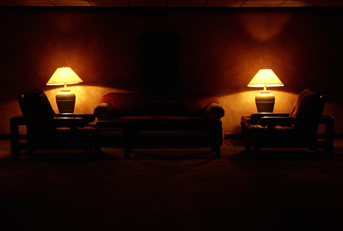
%> input picture Dataset/dataset5/Chair/chairs1.jpg, 343 x 231 px
$ octave --eval "result = laplacian_pyramid_layer(imread('../../../Dataset/dataset5/Chair/chairs1.jpg'));"   (GNU Octave 9; MATLAB toolbox functions it lacks are replaced by stand-ins)
%> lines starting %> are read from the running program, lines starting %| are printed output that depends on the picture
### method/zhengguo_Li17/deef-master/downsample.m
% Downsampling procedure.
%
% Arguments:
%   grayscale I image
%   downsampling filter 'filter', should be a 1D separable filter.
%   'border_mode' should be 'circular', 'symmetric', or 'replicate'. See 'imfilter'.
%
% If image width W is odd, then the resulting image will have width (W-1)/2+1,
% Same for height.
%
% tom.mertens@gmail.com, August 2007
%

function R = downsample(I, filter)

border_mode = 'symmetric';

% low pass, convolve with separable filter
R = imfilter(I,filter,border_mode);     %horizontal
R = imfilter(R,filter',border_mode);    %vertical

% decimate
r = size(I,1);
c = size(I,2);
R = R(1:2:r, 1:2:c, :);

### method/zhengguo_Li17/deef-master/upsample.m
% Upsampling procedure.
%
% Argments:
%   'I': greyscale image
%   'odd': 2-vector of binary values, indicates whether the upsampled image
%   should have odd size for the respective dimensions
%   'filter': upsampling filter
%
% If image width W is odd, then the resulting image will have width (W-1)/2+1,
% Same for height.
%
% tom.mertens@gmail.com, August 2007
%

function R = upsample(I,odd,filter)

% increase resolution
I = padarray(I,[1 1 0],'replicate'); % pad the image with a 1-pixel border
r = 2*size(I,1);
c = 2*size(I,2);
k = size(I,3);
R = zeros(r,c,k);
R(1:2:r, 1:2:c, :) = 4*I; % increase size 2 times; the padding is now 2 pixels wide

% interpolate, convolve with separable filter
R = imfilter(R,filter);     %horizontal
R = imfilter(R,filter');    %vertical

% remove the border
R = R(3:r - 2 - odd(1), 3:c - 2 - odd(2), :);

### method/zhengguo_Li17/deef-master/pyramid_filter.m
% This is a 1-dimensional 5-tap low pass filter. It is used as a 2D separable low
% pass filter for constructing Gaussian and Laplacian pyramids.
%
% tom.mertens@gmail.com, August 2007
%

function f = pyramid_filter;
f = [.0625, .25, .375, .25, .0625];
%f = [.125, .1875, .375, .1875, .125];%%%Free Version
% f = [0, .25, .5, .25, 0];

### method/zhengguo_Li17/deef-master/laplacian_pyramid_layer.m
% Contruction of Laplacian pyramid
%
% Arguments:
%   image 'I'
%   'nlev', number of levels in the pyramid (optional)
%
% tom.mertens@gmail.com, August 2007
%
%
% More information:
%   'The Laplacian Pyramid as a Compact Image Code'
%   Burt, P., and Adelson, E. H.,
%   IEEE Transactions on Communication, COM-31:532-540 (1983).
%

function [pyr, pyr_ref] = laplacian_pyramid_layer(I,nlev)

r = size(I,1);
%> r = 231
c = size(I,2);
%> c = 343

if ~exist('nlev')
    % compute the highest possible pyramid
    nlev = floor(log(min(r,c)) / log(2));
%> nlev = 7
end

% recursively build pyramid
pyr = cell(nlev,1);
%> pyr = {[], [], [], [], [], [], []}
pyr_ref = cell(nlev,1);
%> pyr_ref = {[], [], [], [], [], [], []}
filter = pyramid_filter;
J = I;
%> J is the input picture: size 231x343x3 uint8; mean R, G, B 33.8, 13.2, 5.7
pyr_ref{1} = J;
for l = 1:nlev - 1
    % apply low pass filter, and downsample
    I = downsample(J,filter);
    pyr_ref{l+1} = I;
    odd = 2*size(I) - size(J);  % for each dimension, check if the upsampled version has to be odd
    % in each level, store difference between image and upsampled low pass version
    pyr{l} = J - upsample(I,odd,filter);
    J = I; % continue with low pass image
end
%> this loop made 6 passes
%> pass 1, in downsample, `R = imfilter(R,filter',border_mode);`:
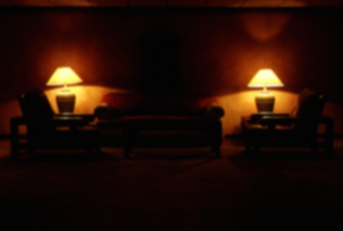
%> R: size 231x343x3 uint8; mean R, G, B 33.9, 13.3, 5.8
%> pass 1, in upsample, `I = padarray(I,[1 1 0],'replicate');`:
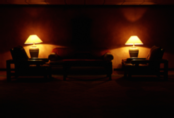
%> I: size 118x174x3 uint8; mean R, G, B 33.5, 13, 5.7
%> after the loop, pyr = 7 items; pyr_ref = 7 items
pyr{nlev} = J; % the coarest level contains the residual low pass image
